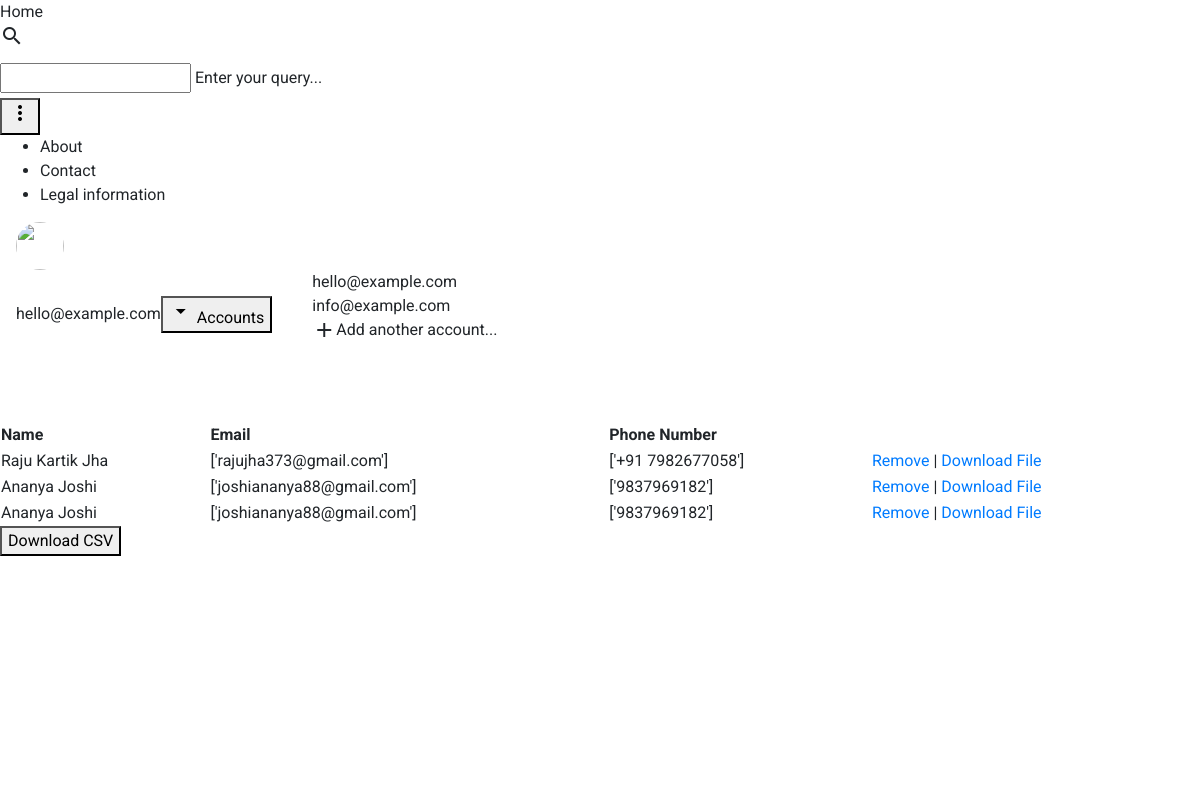
The app's page /parsed/ with its own data.
### core/models.py (models this page shows)
class parsedResume(models.Model):
	name = models.CharField(max_length=100, null=True, blank=True)
	email = models.CharField(max_length=100, null=True, blank=True)
	phone = models.CharField(max_length=100, null=True, blank=True)
	file = models.FileField()

### core/views.py (the view)
# urls.py: url(r'^parsed/', views.parsed, name="parsed"),
def parsed(request):
	parsed = parsedResume.objects.all()
	context = {
		'parsed': parsed,
	}
	return render(request, 'core/parsed.html', context)

### core/templates/core/parsed.html (shortened to what this page needs)
{% extends 'core/index.html' %}
{% block content %}
<div class="mdl-grid">
<table class="mdl-data-table mdl-js-data-table mdl-shadow--2dp">
  <thead>
    <tr>
      <th class="mdl-data-table__cell--non-numeric">Name</th>
      <th>Email</th>
      <th>Phone Number</th>
      <th></th>
    </tr>
  </thead>
  <tbody>
    {% for resume in parsed %}
    <tr>
      <td class="mdl-data-table__cell--non-numeric">{{ resume.name }}</td>
      <td>{{ resume.email }}</td>
      <td>{{ resume.phone }}</td>
      <td><a href="#">Remove</a> | <a href="{{resume.file.url}}">Download File</a></td>
    </tr>
    {% endfor %}
  </tbody>
</table>
<button class="mdl-button mdl-js-button mdl-button--raised mdl-js-ripple-effect mdl-button--accent" >
  Download CSV
</button>
</div>
{% endblock %}

### core/templates/core/index.html (shortened to what this page needs)
<!doctype html>
{% load static %}
<html lang="en">
  <head>
    <link rel="stylesheet" href="https://stackpath.bootstrapcdn.com/bootstrap/4.1.3/css/bootstrap.min.css">
    <link rel="stylesheet" href="https://code.getmdl.io/1.3.0/material.indigo-pink.min.css">
    <link rel="stylesheet" href="{% static 'core/styles.css' %}">
  </head>
  <body>
    <div class="demo-layout mdl-layout mdl-js-layout mdl-layout--fixed-drawer mdl-layout--fixed-header">
      <header class="demo-header mdl-layout__header mdl-color--grey-100 mdl-color-text--grey-600">
        <div class="mdl-layout__header-row">
          <span class="mdl-layout-title">Home</span>
          <div class="mdl-textfield mdl-js-textfield mdl-textfield--expandable">
            <label class="mdl-button mdl-js-button mdl-button--icon" for="search">
              <i class="material-icons">search</i>
            </label>
            <div class="mdl-textfield__expandable-holder">
              <input class="mdl-textfield__input" type="text" id="search">
              <label class="mdl-textfield__label" for="search">Enter your query...</label>
            </div>
          </div>
          <button class="mdl-button mdl-js-button mdl-js-ripple-effect mdl-button--icon" id="hdrbtn">
            <i class="material-icons">more_vert</i>
          </button>
          <ul class="mdl-menu mdl-js-menu mdl-js-ripple-effect mdl-menu--bottom-right" for="hdrbtn">
            <li class="mdl-menu__item">About</li>
            <li class="mdl-menu__item">Contact</li>
            <li class="mdl-menu__item">Legal information</li>
          </ul>
        </div>
      </header>
      <div class="demo-drawer mdl-layout__drawer mdl-color--blue-grey-900 mdl-color-text--blue-grey-50">
        <header class="demo-drawer-header">
          <img src="images/user.jpg" class="demo-avatar">
          <div class="demo-avatar-dropdown">
            <span>hello@example.com</span>
            <button id="accbtn" class="mdl-button mdl-js-button mdl-js-ripple-effect mdl-button--icon">
              <i class="material-icons" role="presentation">arrow_drop_down</i>
              <span class="visuallyhidden">Accounts</span>
            </button>
            <ul class="mdl-menu mdl-menu--bottom-right mdl-js-menu mdl-js-ripple-effect" for="accbtn">
              <li class="mdl-menu__item">hello@example.com</li>
              <li class="mdl-menu__item">info@example.com</li>
              <li class="mdl-menu__item"><i class="material-icons">add</i>Add another account...</li>
            </ul>
          </div>
        </header>
        <nav class="demo-navigation mdl-navigation mdl-color--blue-grey-800">
          <a class="mdl-navigation__link" href="{% url 'dashboard' %}"><i class="mdl-color-text--blue-grey-400 material-icons" role="presentation">home</i>Home</a>
          <a class="mdl-navigation__link" href="{% url 'parsed' %}"><i class="mdl-color-text--blue-grey-400 material-icons" role="presentation">inbox</i>Parsed Resumes</a>
        </nav>
      </div>
      <main class="mdl-layout__content mdl-color--grey-100">
        {% block content %}
        {% endblock %}
      </main>
    </div>
  </body>
</html>

### core/static/core/styles.css (style rules this page uses)
html, body { font-family: 'Roboto', 'Helvetica', sans-serif; }
.demo-avatar { width: 48px; height: 48px; border-radius: 24px; }
.demo-drawer { border: none; }
.demo-drawer .demo-navigation { z-index: -2; }
.demo-drawer .mdl-menu .mdl-menu__item { display: -webkit-flex; display: -ms-flexbox; display: flex; -webkit-align-items: center; -ms-flex-align: center; align-items: center; }
.demo-drawer-header { box-sizing: border-box; display: -webkit-flex; display: -ms-flexbox; display: flex; -webkit-flex-direction: column; -ms-flex-direction: column; flex-direction: column; -webkit-justify-content: flex-end; -ms-flex-pack: end; justify-content: flex-end; padding: 16px; height: 151px; }
.demo-avatar-dropdown { display: -webkit-flex; display: -ms-flexbox; display: flex; position: relative; -webkit-flex-direction: row; -ms-flex-direction: row; flex-direction: row; -webkit-align-items: center; -ms-flex-align: center; align-items: center; width: 100%; }
.demo-navigation { -webkit-flex-grow: 1; -ms-flex-positive: 1; flex-grow: 1; }
.demo-layout .demo-navigation .mdl-navigation__link { display: -webkit-flex !important; display: -ms-flexbox !important; display: flex !important; -webkit-flex-direction: row; -ms-flex-direction: row; flex-direction: row; -webkit-align-items: center; -ms-flex-align: center; align-items: center; color: rgba(255, 255, 255, 0.56); font-weight: 500; }
.demo-navigation .mdl-navigation__link .material-icons { font-size: 24px; color: rgba(255, 255, 255, 0.56); margin-right: 32px; }

### core/templates/core/parsed.html (style rules this page uses)
.mdl-data-table { width: 100%; }

### records on screen
parsedResume: name "Raju Kartik Jha", email "['rajujha373@gmail.com']", phone "['+91 7982677058']"
parsedResume: name "Ananya Joshi", email "['joshiananya88@gmail.com']", phone "['9837969182']"
parsedResume: name "Ananya Joshi", email "['joshiananya88@gmail.com']", phone "['9837969182']"
